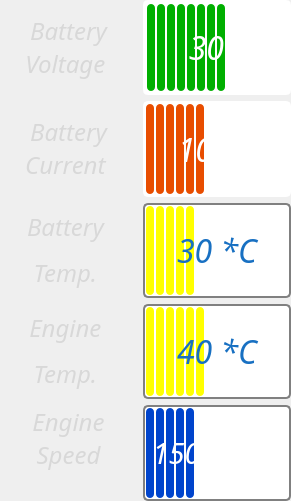
   <widget class="QFrame" name="frame">
    <property name="geometry">
     <rect>
      <x>30</x>
      <y>60</y>
      <width>291</width>
      <height>501</height>
     </rect>
    </property>
    <property name="sizePolicy">
     <sizepolicy hsizetype="Fixed" vsizetype="Preferred">
      <horstretch>0</horstretch>
      <verstretch>0</verstretch>
     </sizepolicy>
    </property>
    <property name="styleSheet">
     <string notr="true">border-image: url(&quot;img/transparent.png&quot;);</string>
    </property>
    <layout class="QGridLayout" name="gridLayout_2">
     <property name="margin">
      <number>0</number>
     </property>
     <property name="verticalSpacing">
      <number>6</number>
     </property>
     <item row="2" column="1">
      <widget class="QProgressBar" name="batteryTempBar">
       <property name="sizePolicy">
        <sizepolicy hsizetype="Minimum" vsizetype="Minimum">
         <horstretch>0</horstretch>
         <verstretch>0</verstretch>
        </sizepolicy>
       </property>
       <property name="font">
        <font>
         <family>Gill Sans MT</family>
         <pointsize>24</pointsize>
         <weight>9</weight>
         <italic>true</italic>
         <bold>false</bold>
        </font>
       </property>
       <property name="styleSheet">
        <string notr="true">QProgressBar {
    border: 2px solid grey;
    border-radius: 5px;
    text-align: center;
	font: 75 italic 24pt &quot;Gill Sans MT&quot; ;
	color: rgb(24, 112, 194);
border-image: url(&quot;img/gradient3.png&quot;);}

QProgressBar::chunk {
    background-color: #FFFF00;
	border: 0,6px solid grey;
    border-radius: 4px;
    width: 8px;
    margin:1px;

}
</string>
       </property>
       <property name="maximum">
        <number>75</number>
       </property>
       <property name="value">
        <number>23</number>
       </property>
       <property name="alignment">
        <set>Qt::AlignCenter</set>
       </property>
       <property name="format">
        <string>%p *C</string>
       </property>
      </widget>
     </item>
     <item row="0" column="1">
      <widget class="QProgressBar" name="voltageBar">
       <property name="sizePolicy">
        <sizepolicy hsizetype="Fixed" vsizetype="Ignored">
         <horstretch>0</horstretch>
         <verstretch>0</verstretch>
        </sizepolicy>
       </property>
       <property name="font">
        <font>
         <family>Gill Sans MT</family>
         <pointsize>24</pointsize>
         <weight>9</weight>
         <italic>true</italic>
         <bold>false</bold>
        </font>
       </property>
       <property name="contextMenuPolicy">
        <enum>Qt::DefaultContextMenu</enum>
       </property>
       <property name="styleSheet">
        <string notr="true">QProgressBar {
border-image: url(&quot;img/gradient3.png&quot;);    border: 3px solid white;
    border-radius: 5px;
    text-align: center;
font: 75 italic 24pt &quot;Gill Sans MT&quot; ;
	color: rgb(255, 255, 255);
}

QProgressBar::chunk {
    background-color: rgb(0, 175, 0);
	border: 0,6px solid grey;
    border-radius: 4px;
    width: 8px;
    margin:1px;


}
</string>
       </property>
       <property name="maximum">
        <number>60</number>
       </property>
       <property name="value">
        <number>30</number>
       </property>
       <property name="alignment">
        <set>Qt::AlignRight|Qt::AlignTrailing|Qt::AlignVCenter</set>
       </property>
       <property name="invertedAppearance">
        <bool>false</bool>
       </property>
       <property name="textDirection">
        <enum>QProgressBar::TopToBottom</enum>
       </property>
       <property name="format">
        <string>%v V</string>
       </property>
      </widget>
     </item>
     <item row="3" column="0">
      <widget class="QLabel" name="label_4">
       <property name="sizePolicy">
        <sizepolicy hsizetype="Preferred" vsizetype="Preferred">
         <horstretch>0</horstretch>
         <verstretch>0</verstretch>
        </sizepolicy>
       </property>
       <property name="font">
        <font>
         <family>Gill Sans MT</family>
         <pointsize>18</pointsize>
         <weight>9</weight>
         <italic>true</italic>
         <bold>false</bold>
        </font>
       </property>
       <property name="styleSheet">
        <string notr="true">border-image: url(&quot;img/gradient3.png&quot;);font: 75 italic 18pt &quot;Gill Sans MT&quot; ;
color: rgb(216, 216, 216);</string>
       </property>
       <property name="text">
        <string>&lt;html&gt;&lt;head/&gt;&lt;body&gt;&lt;p&gt;Engine &lt;/p&gt;&lt;p&gt;Temp. &lt;/p&gt;&lt;/body&gt;&lt;/html&gt;</string>
       </property>
       <property name="alignment">
        <set>Qt::AlignCenter</set>
       </property>
      </widget>
     </item>
     <item row="1" column="1">
      <widget class="QProgressBar" name="currentBar">
       <property name="sizePolicy">
        <sizepolicy hsizetype="Preferred" vsizetype="Minimum">
         <horstretch>0</horstretch>
         <verstretch>0</verstretch>
        </sizepolicy>
       </property>
       <property name="font">
        <font>
         <family>Gill Sans MT</family>
         <pointsize>24</pointsize>
         <weight>9</weight>
         <italic>true</italic>
         <bold>false</bold>
        </font>
       </property>
       <property name="styleSheet">
        <string notr="true">QProgressBar {
    border: 2px solid white;
    border-radius: 5px;
    text-align: center;
font: 75 italic 24pt &quot;Gill Sans MT&quot; ;
	color: rgb(255, 255, 255);
border-image: url(&quot;img/gradient3.png&quot;);}


QProgressBar::chunk {
    background-color:rgb(232, 77, 0) ;
	border: 0,6px solid grey;
    border-radius: 4px;
    width: 8px;
    margin:1px;

}
</string>
       </property>
       <property name="maximum">
        <number>250</number>
       </property>
       <property name="value">
        <number>100</number>
       </property>
       <property name="alignment">
        <set>Qt::AlignRight|Qt::AlignTrailing|Qt::AlignVCenter</set>
       </property>
       <property name="format">
        <string>%v A</string>
       </property>
      </widget>
     </item>
     <item row="3" column="1">
      <widget class="QProgressBar" name="engineTempBar">
       <property name="sizePolicy">
        <sizepolicy hsizetype="Minimum" vsizetype="Minimum">
         <horstretch>0</horstretch>
         <verstretch>0</verstretch>
        </sizepolicy>
       </property>
       <property name="font">
        <font>
         <family>Gill Sans MT</family>
         <pointsize>24</pointsize>
         <weight>9</weight>
         <italic>true</italic>
         <bold>false</bold>
        </font>
       </property>
       <property name="styleSheet">
        <string notr="true">QProgressBar {
    border: 2px solid grey;
    border-radius: 5px;
    text-align: center;
	font: 75 italic 24pt &quot;Gill Sans MT&quot; ;
	color: rgb(24, 112, 194);
border-image: url(&quot;img/gradient3.png&quot;);}

QProgressBar::chunk {
    background-color: #FFFF00;
	border: 0,6px solid grey;
    border-radius: 4px;
    width: 8px;
    margin:1px;

}</string>
       </property>
       <property name="maximum">
        <number>75</number>
       </property>
       <property name="value">
        <number>30</number>
       </property>
       <property name="alignment">
        <set>Qt::AlignCenter</set>
       </property>
       <property name="format">
        <string>%p *C</string>
       </property>
      </widget>
     </item>
     <item row="2" column="0">
      <widget class="QLabel" name="label_3">
       <property name="sizePolicy">
        <sizepolicy hsizetype="Preferred" vsizetype="Preferred">
         <horstretch>0</horstretch>
         <verstretch>0</verstretch>
        </sizepolicy>
       </property>
       <property name="font">
        <font>
         <family>Gill Sans MT</family>
         <pointsize>18</pointsize>
         <weight>9</weight>
         <italic>true</italic>
         <bold>false</bold>
        </font>
       </property>
       <property name="styleSheet">
        <string notr="true">border-image: url(&quot;img/gradient3.png&quot;);font: 75 italic 18pt &quot;Gill Sans MT&quot; ;
color: rgb(216, 216, 216);</string>
       </property>
       <property name="text">
        <string>&lt;html&gt;&lt;head/&gt;&lt;body&gt;&lt;p&gt;Battery &lt;/p&gt;&lt;p&gt;Temp. &lt;/p&gt;&lt;/body&gt;&lt;/html&gt;</string>
       </property>
       <property name="alignment">
        <set>Qt::AlignCenter</set>
       </property>
      </widget>
     </item>
     <item row="4" column="1">
      <widget class="QProgressBar" name="engineSpeedBar">
       <property name="sizePolicy">
        <sizepolicy hsizetype="Minimum" vsizetype="Minimum">
         <horstretch>0</horstretch>
         <verstretch>0</verstretch>
        </sizepolicy>
       </property>
       <property name="font">
        <font>
         <family>Gill Sans MT</family>
         <pointsize>22</pointsize>
         <weight>9</weight>
         <italic>true</italic>
         <bold>false</bold>
        </font>
       </property>
       <property name="styleSheet">
        <string notr="true">QProgressBar {
    border: 2px solid grey;
    border-radius: 5px;
    text-align: center;
	font: 75 italic 22pt &quot;Gill Sans MT&quot; ;
	color: rgb(255, 255, 255);
border-image: url(&quot;img/gradient3.png&quot;);}

QProgressBar::chunk {
    background-color: rgb(0, 68, 204);
	border: 0,6px solid grey;
    border-radius: 4px;
    width: 8px;
    margin:1px;

}</string>
       </property>
       <property name="maximum">
        <number>5000</number>
       </property>
       <property name="value">
        <number>1500</number>
       </property>
       <property name="alignment">
        <set>Qt::AlignCenter</set>
       </property>
       <property name="format">
        <string>%v RPM</string>
       </property>
      </widget>
     </item>
     <item row="1" column="0">
      <widget class="QLabel" name="label_2">
       <property name="sizePolicy">
        <sizepolicy hsizetype="Preferred" vsizetype="Preferred">
         <horstretch>0</horstretch>
         <verstretch>0</verstretch>
        </sizepolicy>
       </property>
       <property name="font">
        <font>
         <family>Gill Sans MT</family>
         <pointsize>18</pointsize>
         <weight>9</weight>
         <italic>true</italic>
         <bold>false</bold>
        </font>
       </property>
       <property name="contextMenuPolicy">
        <enum>Qt::NoContextMenu</enum>
       </property>
       <property name="layoutDirection">
        <enum>Qt::LeftToRight</enum>
       </property>
       <property name="styleSheet">
        <string notr="true">border-image: url(&quot;img/gradient3.png&quot;);
font: 75 italic 18pt &quot;Gill Sans MT&quot; ;
color: rgb(216, 216, 216);</string>
       </property>
       <property name="lineWidth">
        <number>3</number>
       </property>
       <property name="text">
        <string>&lt;html&gt;&lt;head/&gt;&lt;body&gt;&lt;p&gt;Battery&lt;br/&gt;Current &lt;/p&gt;&lt;/body&gt;&lt;/html&gt;</string>
       </property>
       <property name="alignment">
        <set>Qt::AlignCenter</set>
       </property>
      </widget>
     </item>
     <item row="4" column="0">
      <widget class="QLabel" name="label_5">
       <property name="font">
        <font>
         <family>Gill Sans MT</family>
         <pointsize>16</pointsize>
         <weight>9</weight>
         <italic>true</italic>
         <bold>false</bold>
        </font>
       </property>
       <property name="styleSheet">
        <string notr="true">border-image: url(&quot;img/gradient3.png&quot;);font: 75 italic 16pt &quot;Gill Sans MT&quot; ;
color: rgb(216, 216, 216);</string>
       </property>
       <property name="text">
        <string>&lt;html&gt;&lt;head/&gt;&lt;body&gt;&lt;p&gt;&lt;span style=&quot; font-size:18pt;&quot;&gt;Engine&lt;br/&gt;Speed&lt;br/&gt;&lt;/span&gt;&lt;/p&gt;&lt;/body&gt;&lt;/html&gt;</string>
       </property>
       <property name="alignment">
        <set>Qt::AlignCenter</set>
       </property>
      </widget>
     </item>
     <item row="0" column="0">
      <widget class="QLabel" name="label">
       <property name="sizePolicy">
        <sizepolicy hsizetype="Preferred" vsizetype="Preferred">
         <horstretch>0</horstretch>
         <verstretch>0</verstretch>
        </sizepolicy>
       </property>
       <property name="font">
        <font>
         <family>Gill Sans MT</family>
         <pointsize>18</pointsize>
         <weight>9</weight>
         <italic>true</italic>
         <bold>false</bold>
        </font>
       </property>
       <property name="contextMenuPolicy">
        <enum>Qt::NoContextMenu</enum>
       </property>
       <property name="layoutDirection">
        <enum>Qt::LeftToRight</enum>
       </property>
       <property name="styleSheet">
        <string notr="true">border-image: url(&quot;img/gradient3.png&quot;);
font: 75 italic 18pt &quot;Gill Sans MT&quot; ;
color: rgb(216, 216, 216);</string>
       </property>
       <property name="text">
        <string>&lt;html&gt;&lt;head/&gt;&lt;body&gt;&lt;p&gt;Battery&lt;br/&gt;Voltage &lt;/p&gt;&lt;/body&gt;&lt;/html&gt;</string>
       </property>
       <property name="alignment">
        <set>Qt::AlignCenter</set>
       </property>
      </widget>
     </item>
    </layout>
    <zorder>batteryTempBar</zorder>
    <zorder>label_4</zorder>
    <zorder>label</zorder>
    <zorder>label_2</zorder>
    <zorder>label_5</zorder>
    <zorder>engineTempBar</zorder>
    <zorder>engineSpeedBar</zorder>
    <zorder>label_3</zorder>
    <zorder>currentBar</zorder>
    <zorder>voltageBar</zorder>
   </widget>
